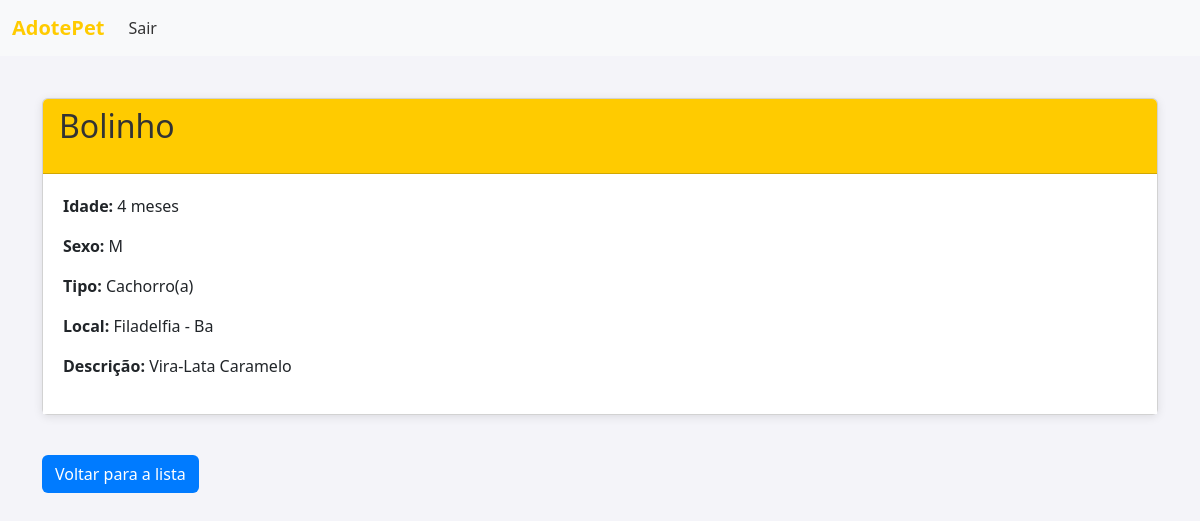
Screenshot of /animal/2/ (signed in) with the database file from the repository.
### adote/models.py (models this page shows, shortened)
class Animal(models.Model):
    SEXO_CHOICES = [
        ('M', 'Macho'),
        ('F', 'Fêmea'),
    ]
    nome = models.CharField(max_length=100)
    idade_anos = models.PositiveIntegerField(blank=True, null=True, help_text="Preencha apenas se a idade estiver em anos.")
    idade_meses = models.PositiveIntegerField(blank=True, null=True, help_text="Preencha apenas se a idade estiver em meses.")
    sexo = models.CharField(max_length=1, choices=SEXO_CHOICES, default='M')
    tipo = models.ForeignKey(TipoAnimal, on_delete=models.CASCADE, related_name="animais")
    descricao = models.TextField(blank=True)
    local = models.ForeignKey(Local, on_delete=models.CASCADE, related_name="animais")
    adotado = models.BooleanField(default=False)
    adotante = models.ForeignKey(
        settings.AUTH_USER_MODEL,
          null=True, blank=True,
            on_delete=models.SET_NULL, related_name='animais_adotados')#Novo campo p/ o adotante
    doador = models.ForeignKey(
        settings.AUTH_USER_MODEL,
        null=True,
        blank=True,
        on_delete=models.SET_NULL,
        related_name='animais_doados'
    )
    def idade_formatada(self):
        if self.idade_anos:
            return f"{self.idade_anos} anos"
        elif self.idade_meses:
            return f"{self.idade_meses} meses"
        return "Idade não especificada"

class TipoAnimal(models.Model):
    nome = models.CharField(max_length=50, unique=True)
    descricao = models.TextField(blank=True)

class Local(models.Model):
    cidade = models.CharField(max_length=100)
    estado = models.CharField(max_length=50)

### adote/views.py (the view)
# urls.py: path('animal/<int:animal_id>/', views.detalhes_animal, name='detalhes_animal'),
@login_required
def detalhes_animal(request, animal_id):
    animal = Animal.objects.get(id=animal_id)
    return render(request, 'detalhes_animal.html', {'animal': animal})

### adote/templates/detalhes_animal.html (shortened to what this page needs)
{% extends 'base.html' %}
{% block content %}
    <div class="card">
        <div class="card-header">
            <h2>{{ animal.nome }}</h2>
        </div>
        <div class="card-body">
            <p><strong>Idade:</strong> {{ animal.idade_formatada }}</p>
            <p><strong>Sexo:</strong> {{ animal.sexo }}</p>
            <p><strong>Tipo:</strong> {{ animal.tipo.nome }}</p>
            <p><strong>Local:</strong> {{ animal.local.cidade }} - {{ animal.local.estado }}</p>
            <p><strong>Descrição:</strong> {{ animal.descricao }}</p>
        </div>
    </div>
    <a href="{% url 'lista_animais' %}" class="btn btn-custom back-link">Voltar para a lista</a>
{% endblock %}

### adote/templates/base.html (style rules this page uses)
body { background-color: #f4f4f9; padding-top: 50px; }
.card { margin-bottom: 20px; box-shadow: 0 2px 10px rgba(0, 0, 0, 0.1); }
.card-header { background-color: #ffcb00; font-weight: bold; color: #333; }
.card-body { background-color: white; padding: 20px; }
h1, h2 { color: #333; margin-bottom: 20px; }
.btn-custom { background-color: #007bff; color: white; }
.back-link { margin-top: 20px; display: inline-block; }

### rows the page displays
Animal: nome "Bolinho", idade_formatada "4 meses", sexo "M", tipo.nome "Cachorro(a)", local.cidade "Filadelfia", local.estado "Ba", descricao "Vira-Lata Caramelo"
